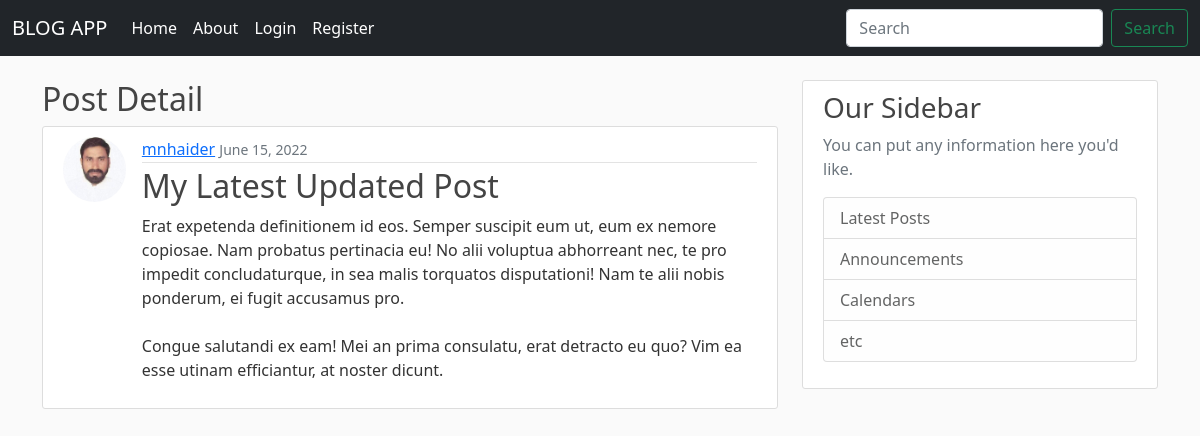
The page /post/29/ on the database its author committed.
### blog_app/models.py (models this page shows, shortened)
class Post(models.Model):
    title = models.CharField(max_length=100)
    content = models.TextField()
    date_posted = models.DateTimeField(default=timezone.now)
    author = models.ForeignKey(User, on_delete=models.CASCADE)

### users/models.py (models this page shows, shortened)
class Profile(models.Model):
    user = models.OneToOneField(User, on_delete=models.CASCADE)
    image = models.ImageField(default='default.jpg', upload_to='profile_pics')

### blog_app/views.py (the view)
# urls.py: path('post/<int:pk>/', PostDetailView.as_view(), name='post_detail'),
class PostDetailView(DetailView):
    model = Post

### blog_app/templates/blog_app/post_detail.html (shortened to what this page needs)
{% extends 'blog_app/base.html' %}
{% block content %}
    <h2> Post Detail</h2>
    <article class="media content-section d-flex">
      <img class="rounded-circle article-img" src="{{ object.author.profile.image.url }}">
      <div class="media-body">
        <div class="article-metadata">
          <a class="mr-2" href="{% url 'user_post' object.author.username %}">{{ object.author }}</a>
          <small class="text-muted">{{ object.date_posted|date:"F d, Y" }}</small>
        </div>
        <h2 class="article-title"> {{ object.title }} </h2>
        <p class="article-content">{{ object.content }}</p>
      </div>
    </article>
{% endblock content %}

### blog_app/static/blog_app/main.css (style rules this page uses)
body { background: #fafafa; color: #333333; margin-top: 5rem; }
h1, h2, h3, h4, h5, h6 { color: #444444; }
.content-section { background: #ffffff; padding: 10px 20px; border: 1px solid #dddddd; border-radius: 3px; margin-bottom: 20px; }
.article-title { color: #444444; }
.article-content { white-space: pre-line; }
.article-img { height: 65px; width: 65px; margin-right: 16px; }
.article-metadata { padding-bottom: 1px; margin-bottom: 4px; border-bottom: 1px solid #e3e3e3 }

### rows shown on the page
Post: author.profile.image (picture), author "mnhaider", date_posted "June 15, 2022", title "My Latest Updated Post", content "Erat expetenda definitionem id eos. Semper suscipit eum ut, eum ex nemore copiosae. Nam probatus pertinacia eu! No alii voluptua abhorreant nec, te pro impedit concludaturque, in sea malis torquatos disputationi! Nam te alii nobis ponderum, ei fugit accusamus pro. Congue salutandi ex eam! Mei an prima consulatu, erat detracto eu quo? Vim ea esse utinam efficiantur, at noster dicunt."
